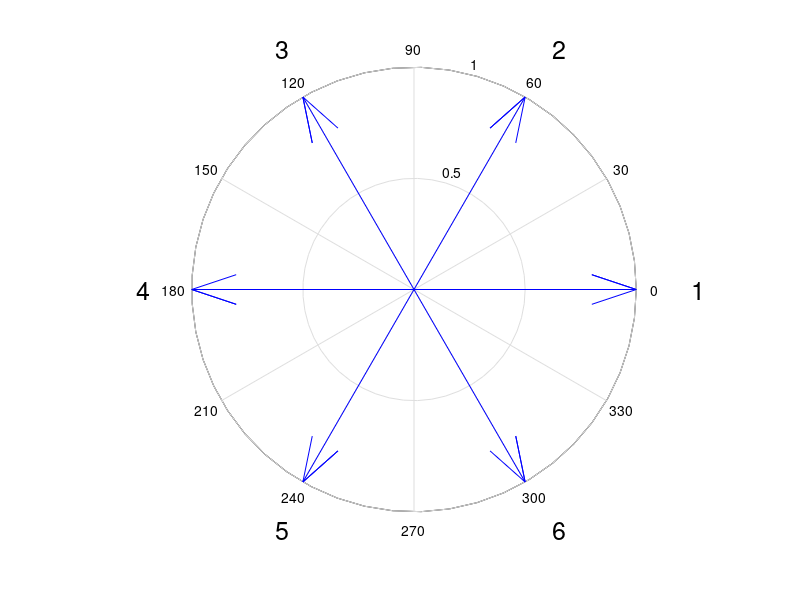

Write the MATLAB code that produced this figure.
% AutoWinding.m
% For arranging windings and auto excitation arrangement in Ansys Maxwell.
% By JIANG M. Y. on May 17th, 2021.

% ===Instruction===
% 1. Fill the "input" according to your model.
% 2. Run the script in "Tools > Run script"
% 3. The name of winding terminal should be in the form of "TerminalName_TerminalNumber", (e.g. Terminal_3). 

% ===!ATTENTION!===
% There should be no variable named as "N" in your Maxwell 2D/3D > Design properties!
% For mode 1 to 4, the "Excitations" in your Maxwell design MUST BE EMPTY! 

clear all
clc

% Input 
mode=3;         
% mode=1 for single layer auto winding excitation arrangement in Maxwell 2D 
% mode=2 for double layer auto winding excitation arrangement in Maxwell 2D
% mode=3 for single layer auto winding excitation arrangement in Maxwell 3D
% mode=4 for double layer auto winding excitation arrangement in Maxwell 3D
% mode=5 for winding arrangement display only
OutputFilename='test1.vbs';        % Filename of .vbs
ProjectName='MG2-3D';         % Filename of .aedt
DesignName='noload';        % Name of the design
TerminalName1='Coil';     % Name of the winding terminal
TerminalName2='Coilu';     % Name of the winding terminal (For mode 2 and mode 4)
m=3;        % Phase
p=2;       % Pole pairs
z=12;       % Slots
coil_pitch=3;       % 0 for auto coil pitch calculation, [1, +inf) for manual control
Nc=4;        % Number of one layer conductors

% Auto calculate the coil pitch (usually 5/6 of whole pitch)
if coil_pitch==0
    coil_pitch=floor(z/(2*p)*5/6);
    if coil_pitch==0
        coil_pitch=1;
    end
end

alf=p*360/z;        % Electric angle between two slots in deg
% Display
fprintf('Coil pitch = %d slot(s)\n',coil_pitch)
fprintf('Slot angle = %.4f deg\n',alf)

% Calculate the electric angle of every slot (0 deg - 359 deg)
for i=1:z
    slot_deg(i)=(i-1)*alf;
    while(1)
        if slot_deg(i)>=360
            slot_deg(i)=slot_deg(i)-360;
        else
            break
        end
    end
end

% Plot slot-star vectogram
n = z / gcd(z,p);
if n == p
    n = 2*n;
end
for i=1:n
    c(i)=complex(cosd(slot_deg(i)),sind(slot_deg(i)));
end
compass(c)
for i=1:n
    text(1.25*cosd(slot_deg(i)),1.25*sind(slot_deg(i)),num2str(i),'FontSize',18);
end

% Sort the phase of slots by 60 deg band
for i=1:z
    if slot_deg(i)>=0 && slot_deg(i)<60
        slot_phase_in(i)=1;
    end
    if slot_deg(i)>=60 && slot_deg(i)<120
        slot_phase_in(i)=-3;
    end
    if slot_deg(i)>=120 && slot_deg(i)<180
        slot_phase_in(i)=2;
    end
    if slot_deg(i)>=180 && slot_deg(i)<240
        slot_phase_in(i)=-1;
    end
    if slot_deg(i)>=240 && slot_deg(i)<300
        slot_phase_in(i)=3;
    end
    if slot_deg(i)>= 300 && slot_deg(i)<360
        slot_phase_in(i)=-2;
    end
end

% Calculate the outside layer of slots (for double layer lapcoil)
for i=1:coil_pitch
    slot_phase_out(i)=-slot_phase_in(z-coil_pitch+i);
end
for i=1:z-coil_pitch
    slot_phase_out(i+coil_pitch)=-slot_phase_in(i);
end

SLOT=[slot_phase_out;slot_phase_in];

% Calculate the pitch factor
if coil_pitch==0
    k_p=1;
else
    k_p=sind(coil_pitch/(z/(2*p))*90);
end

% Calculate the distribution factor
q=z/(2*p*m);    % Slots per phase per pole
[N,D]=rat(q);
if D~=1
    q=N;
    alf=60/N;
end
k_d=sind(q*alf/2)/(q*sind(alf/2));

% Calculate the winding factor
k_w=k_d*k_p;

% Display
fprintf('Pitch factor = %.4f\n',k_p)
fprintf('Distribution factor = %.4f\n',k_d)
fprintf('Winding factor = %.4f\n',k_w)
fprintf('++++++++++++++++++++++\n')

% Rename and print the phase of each slot 
for i=1:2
    for j=1:z
        switch SLOT(i,j)
            case 1
                SHOW{i,j}='+A';
            case 2
                SHOW{i,j}='+B';
            case 3
                SHOW{i,j}='+C';
            case -1
                SHOW{i,j}='-A';
            case -2
                SHOW{i,j}='-B';
            case -3
                SHOW{i,j}='-C';
        end
        fprintf('%s ',SHOW{i,j})
    end
    fprintf('\n')
end

for i=1:z
    SHOW{3,i}=num2str(i-1);
    SLOT(3,i)=i-1;
end

% .vbs output
if mode~=5
    % Configure output file
    Dat=fopen(OutputFilename,'w');
    fprintf(Dat,'''------------------------------------------\n');
    fprintf(Dat,'''AutoWinding by JIANG M. Y.\n');
    fprintf(Dat,'''Last Modified: %s\n',datestr(now,31));
    fprintf(Dat,'''------------------------------------------\n');
    fclose(Dat);
    fid=fopen(OutputFilename,'a');
    % ---Prefix---
    fprintf(fid,'Dim oAnsoftApp\n');
    fprintf(fid,'Dim oDesktop \n');
    fprintf(fid,'Dim oProject \n');
    fprintf(fid,'Dim oDesign \n');
    fprintf(fid,'Dim oEditor\n');
    fprintf(fid,'Dim oModule\n');
    fprintf(fid,'Set oAnsoftApp = CreateObject("Ansoft.ElectronicsDesktop")\n');
    fprintf(fid,'Set oDesktop = oAnsoftApp.GetAppDesktop()\n');
    fprintf(fid,'oDesktop.RestoreWindow\n');
    % ---Set---
    fprintf(fid,'Set oProject = oDesktop.SetActiveProject("%s")\n',ProjectName);
    fprintf(fid,'Set oDesign = oProject.SetActiveDesign("%s")\n',DesignName);
    fprintf(fid,'Set oModule = oDesign.GetModule("BoundarySetup")\n');
    % ---Add the number of conducters per layer
    fprintf(fid,'oDesign.ChangeProperty Array("NAME:AllTabs", Array("NAME:LocalVariableTab", Array("NAME:PropServers",  _\n');
    fprintf(fid,'  "LocalVariables"), Array("NAME:NewProps", Array("NAME:N", "PropType:=", "VariableProp", "UserDef:=",  _\n');
    fprintf(fid,'  true, "Value:=", "%d")), Array("NAME:DeletedProps", "N1")))\n',Nc);
    % ---Add winding---
    Winding={'A','B','C'};
    for i=1:length(Winding)
        fprintf(fid,'oModule.AssignWindingGroup Array("NAME:Winding%c", "Type:=", "Current", "IsSolid:=",  _\n',Winding{i});
        fprintf(fid,'  false, "Current:=", "0mA", "Resistance:=", "0ohm", "Inductance:=", "0nH", "Voltage:=",  _\n');
        fprintf(fid,'  "0mV", "ParallelBranchesNum:=", "1")\n');
    end
    % ---Arrange winding---
    
    for i=1:length(SLOT)
        if mode==1 || mode==2
            fprintf(fid,'oModule.AssignCoil Array("NAME:%s_%d", "Objects:=", Array( _\n',TerminalName1,SLOT(3,i));
        else
            fprintf(fid,'oModule.AssignCoilTerminal Array("NAME:%s_%d", "Objects:=", Array( _\n',TerminalName1,SLOT(3,i));
        end
        
        if i==1
            fprintf(fid,'  "%s"), "Conductor number:=", "N", ',TerminalName1);
        else
            fprintf(fid,'  "%s_%d"), "Conductor number:=", "N", ',TerminalName1,SLOT(3,i));
        end
        if SLOT(2,i)>0
            if mode==1 || mode==2
                fprintf(fid,'"PolarityType:=", "Positive")\n');
            else
                fprintf(fid,'"Point out of terminal:=", false)\n');
            end
        else
            if mode==1 || mode==2
                fprintf(fid,'"PolarityType:=", "Negative")\n');
            else
                fprintf(fid,'"Point out of terminal:=", true)\n');
            end
        end
        if mode==1 || mode==2
            fprintf(fid,'oModule.AddWindingCoils ');
        else
            fprintf(fid,'oModule.AddWindingTerminals ');
        end
        switch abs(SLOT(2,i))
            case 1
                fprintf(fid,'"WindingA", Array("%s_%d")\n',TerminalName1,SLOT(3,i));
            case 2
                fprintf(fid,'"WindingB", Array("%s_%d")\n',TerminalName1,SLOT(3,i));
            case 3
                fprintf(fid,'"WindingC", Array("%s_%d")\n',TerminalName1,SLOT(3,i));
        end
    end
    
    
    if mode==2 || mode==4
        for i=1:length(SLOT)
            if mode==1 || mode==2
                fprintf(fid,'oModule.AssignCoil Array("NAME:%s_%d", "Objects:=", Array( _\n',TerminalName2,SLOT(3,i));
            else
                fprintf(fid,'oModule.AssignCoilTerminal Array("NAME:%s_%d", "Objects:=", Array( _\n',TerminalName2,SLOT(3,i));
            end
            
            if i==1
                fprintf(fid,'  "%s"), "Conductor number:=", "N", ',TerminalName2);
            else
                fprintf(fid,'  "%s_%d"), "Conductor number:=", "N", ',TerminalName2,SLOT(3,i));
            end
            if SLOT(1,i)>0
                if mode==2
                    fprintf(fid,'"PolarityType:=", "Positive")\n');
                else
                    fprintf(fid,'"Point out of terminal:=", false)\n');
                end
            else
                if mode==2
                    fprintf(fid,'"PolarityType:=", "Negative")\n');
                else
                    fprintf(fid,'"Point out of terminal:=", true)\n');
                end
            end
            if mode==1 || mode==2
                fprintf(fid,'oModule.AddWindingCoils ');
            else
                fprintf(fid,'oModule.AddWindingTerminals ');
            end
            switch abs(SLOT(1,i))
                case 1
                    fprintf(fid,'"WindingA", Array("%s_%d")\n',TerminalName2,SLOT(3,i));
                case 2
                    fprintf(fid,'"WindingB", Array("%s_%d")\n',TerminalName2,SLOT(3,i));
                case 3
                    fprintf(fid,'"WindingC", Array("%s_%d")\n',TerminalName2,SLOT(3,i));
            end
        end
    end
end

